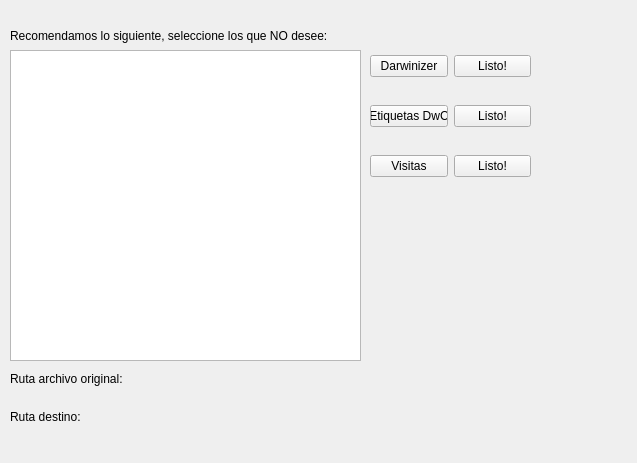
<?xml version="1.0" encoding="UTF-8"?>
<ui version="4.0">
 <class>Darwinizer</class>
 <widget class="QWidget" name="Darwinizer">
  <property name="geometry">
   <rect>
    <x>0</x>
    <y>0</y>
    <width>637</width>
    <height>463</height>
   </rect>
  </property>
  <property name="windowTitle">
   <string>Form</string>
  </property>
  <widget class="QListWidget" name="listWidget">
   <property name="geometry">
    <rect>
     <x>10</x>
     <y>50</y>
     <width>351</width>
     <height>311</height>
    </rect>
   </property>
  </widget>
  <widget class="QLabel" name="label">
   <property name="geometry">
    <rect>
     <x>10</x>
     <y>20</y>
     <width>331</width>
     <height>31</height>
    </rect>
   </property>
   <property name="text">
    <string>Recomendamos lo siguiente, seleccione los que NO desee:</string>
   </property>
  </widget>
  <widget class="QLabel" name="xlsx_route_label">
   <property name="geometry">
    <rect>
     <x>10</x>
     <y>372</y>
     <width>611</width>
     <height>14</height>
    </rect>
   </property>
   <property name="text">
    <string>Ruta archivo original:</string>
   </property>
  </widget>
  <widget class="QLabel" name="xlsx_route_response_label">
   <property name="geometry">
    <rect>
     <x>10</x>
     <y>391</y>
     <width>611</width>
     <height>14</height>
    </rect>
   </property>
   <property name="text">
    <string/>
   </property>
  </widget>
  <widget class="QLabel" name="route_destiny_response_label">
   <property name="geometry">
    <rect>
     <x>10</x>
     <y>429</y>
     <width>611</width>
     <height>14</height>
    </rect>
   </property>
   <property name="text">
    <string/>
   </property>
  </widget>
  <widget class="QLabel" name="route_destiny_label">
   <property name="geometry">
    <rect>
     <x>10</x>
     <y>410</y>
     <width>611</width>
     <height>14</height>
    </rect>
   </property>
   <property name="text">
    <string>Ruta destino:</string>
   </property>
  </widget>
  <widget class="QWidget" name="layoutWidget">
   <property name="geometry">
    <rect>
     <x>370</x>
     <y>51</y>
     <width>161</width>
     <height>131</height>
    </rect>
   </property>
   <layout class="QGridLayout" name="gridLayout">
    <item row="0" column="0">
     <widget class="QPushButton" name="DarwinizerButton">
      <property name="text">
       <string>Darwinizer</string>
      </property>
     </widget>
    </item>
    <item row="0" column="1">
     <widget class="QPushButton" name="ReadyButton">
      <property name="text">
       <string>Listo!</string>
      </property>
     </widget>
    </item>
    <item row="1" column="0" colspan="2">
     <spacer name="horizontalSpacer">
      <property name="orientation">
       <enum>Qt::Horizontal</enum>
      </property>
      <property name="sizeHint" stdset="0">
       <size>
        <width>148</width>
        <height>18</height>
       </size>
      </property>
     </spacer>
    </item>
    <item row="2" column="0">
     <widget class="QPushButton" name="DwCButton">
      <property name="text">
       <string>Etiquetas DwC</string>
      </property>
     </widget>
    </item>
    <item row="2" column="1">
     <widget class="QPushButton" name="ReadyButton_2">
      <property name="text">
       <string>Listo!</string>
      </property>
     </widget>
    </item>
    <item row="3" column="0" colspan="2">
     <spacer name="horizontalSpacer_2">
      <property name="orientation">
       <enum>Qt::Horizontal</enum>
      </property>
      <property name="sizeHint" stdset="0">
       <size>
        <width>148</width>
        <height>18</height>
       </size>
      </property>
     </spacer>
    </item>
    <item row="4" column="0">
     <widget class="QPushButton" name="VisitorsButton">
      <property name="text">
       <string>Visitas</string>
      </property>
     </widget>
    </item>
    <item row="4" column="1">
     <widget class="QPushButton" name="ReadyButton_3">
      <property name="text">
       <string>Listo!</string>
      </property>
     </widget>
    </item>
   </layout>
  </widget>
 </widget>
 <resources/>
 <connections/>
</ui>
